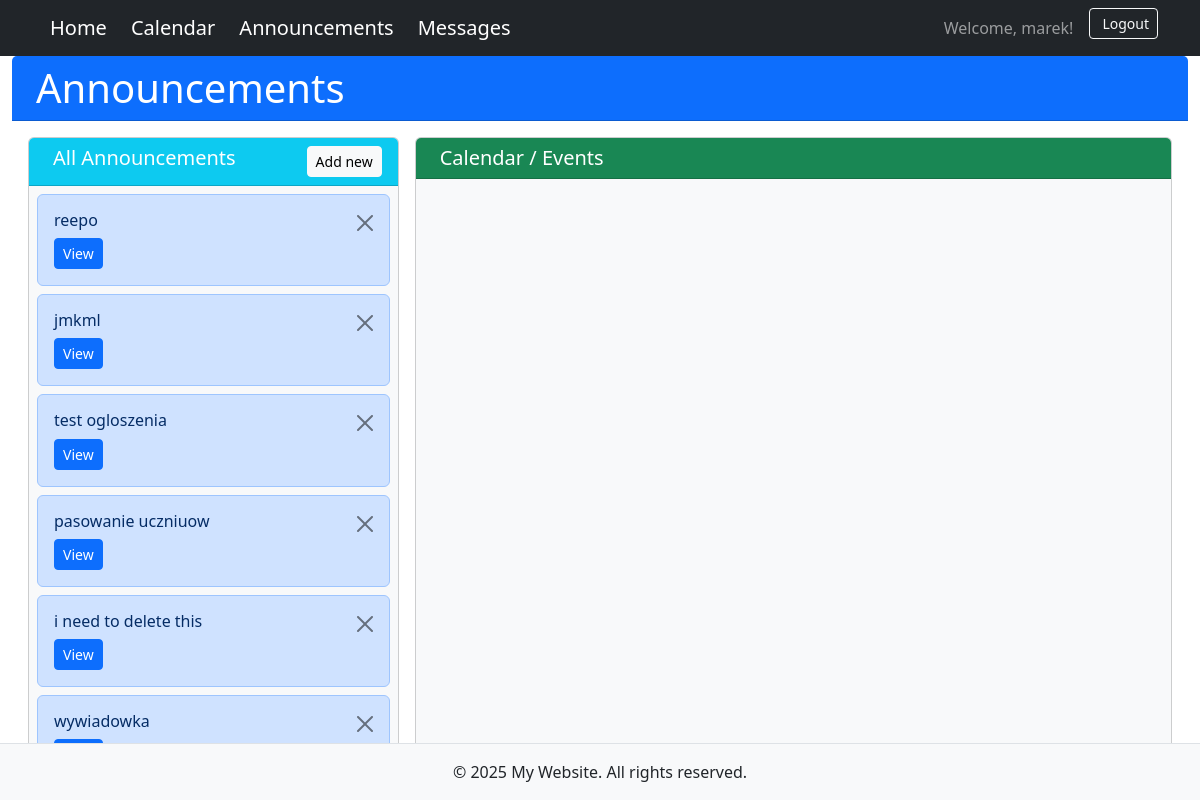
The app's page /announcements/ (signed in) with its own data.
### announcements/models.py (models this page shows)
class Announcement(models.Model):
    author = models.ForeignKey(
        User,
        on_delete=models.CASCADE,
        related_name="authored_announcements",
        null=True,
    )
    pub_date = models.DateTimeField("date published",auto_now_add=True)
    exp_date = models.DateTimeField("expiration date",null=True)
    title = models.CharField(max_length=200,default="Title")
    text = models.CharField(max_length=1500)
    groups = models.ManyToManyField(Group, related_name="announcements")
    users = models.ManyToManyField(User, related_name="announcements")

### announcements/views.py (the view)
# urls.py: path("announcements/", announcements_page, name="announcements_page"),
def announcements_page(request):
    announcements = Announcement.objects.all()
    announcements = sorted(announcements, key=lambda x: x.pub_date, reverse=True)
    return render(request, "announcements_page.html", {"announcements": announcements})

### announcements/templates/announcements_page.html (shortened to what this page needs)
{% extends 'base.html' %}
{% block content %}
<div class="container-fluid d-flex flex-column overflow-hidden" style="height: calc(100vh - var(--navbar-height, 80px));">
    <div class="row flex-grow-1 g-0">
        <div class="col-12">
            <div class="card h-100 border-0">
                <div class="card-header bg-primary text-white">
                    <h1 class="mb-0">
                        Announcements
                    </h1>
                </div>
                <div class="card-body flex-grow-1 p-3 d-flex flex-column overflow-hidden">
                    {% if user.is_authenticated %}
                        <div class="row flex-grow-1 overflow-hidden g-3">
                            <div class="col-lg-4 col-md-12 d-flex">
                                <div class="flex-grow-1 d-flex flex-column">
                                    <div class="card bg-light flex-grow-1 d-flex flex-column">
                                        <div class="card-header bg-info text-white">
                                            <h5 class="mb-0">
                                                All Announcements
                                                <a href="{% url 'announcement_create' %}" class="btn btn-sm btn-light float-end">Add new</a>
                                            </h5>
                                        </div>
                                        <div class="card-body flex-grow-1 overflow-auto p-2">
                                            {% for ann in announcements %}
                                                <div class="alert alert-primary alert-dismissible fade show mb-2" role="alert">
                                                    <h6 class="alert-heading">{{ ann.title }}</h6>
                                                    <button type="button" class="btn-close" data-bs-dismiss="alert"></button>
                                                    <a href="{% url 'announcement_detail' ann.pk %}" class="btn btn-primary btn-sm">View</a>
                                                </div>
                                            {% endfor %}
                                        </div>
                                    </div>
                                </div>
                            </div>
                            <div class="col-lg-8 col-md-12 d-flex">
                                <div class="flex-grow-1 d-flex flex-column">
                                    <div class="card bg-light flex-grow-1 d-flex flex-column">
                                        {% block announcement %}
                                        <div class="card-header bg-success text-white">
                                            <h5 class="mb-0">
                                                Calendar / Events
                                            </h5>
                                        </div>
                                        <div class="card-body flex-grow-1 overflow-auto p-2">
                                        </div>
                                        {% endblock %}
                                    </div>
                                </div>
                            </div>
                        </div>
                    {% endif %}
                </div>
            </div>
        </div>
    </div>
</div>
{% endblock %}

### templates/base.html (shortened to what this page needs)
{% load django_bootstrap5 %}
<!DOCTYPE html>
<html lang="en">
<head>
    {% bootstrap_css %}
</head>
<body>
    <div class="main-wrapper">
        <nav class="navbar navbar-expand-lg navbar-dark bg-dark">
            <div class="container" style="width: 100%;">
                <a class="navbar-brand" href="{% url 'landing' %}">
                    Home
                </a>
                {% if user.is_authenticated %}
                <a class="navbar-brand" href="{% url 'calendar' %}">
                    Calendar
                </a>
                <a class="navbar-brand" href="{% url 'announcements_page' %}">
                    Announcements
                </a>
                <a class="navbar-brand" href="{% url 'landing' %}">
                    Messages
                </a>
                {% endif %}
                <div class="navbar-nav ms-auto">
                    {% if user.is_authenticated %}
                        <span class="navbar-text me-3">
                            Welcome, {{ user.first_name|default:user.username }}!
                        </span>
                        <form method="post" action="{% url 'logout' %}" class="d-inline">
                            <button type="submit" class="btn btn-outline-light btn-sm">
                                Logout
                            </button>
                        </form>
                    {% endif %}
                </div>
            </div>
        </nav>
        <div class="content-area">
            {% block content %}{% endblock %}
        </div>
        <footer class="footer">
            <div class="container text-center">
                <p class="mb-0">&copy; 2025 My Website. All rights reserved.</p>
            </div>
        </footer>
    </div>
</body>
</html>

### templates/base.html (style rules this page uses)
html, body { height: 100%; margin: 0; padding: 0; overflow: hidden; }
.main-wrapper { height: 100vh; display: flex; flex-direction: column; }
.navbar { flex-shrink: 0; }
.content-area { flex-grow: 1; overflow: hidden; }
.footer { flex-shrink: 0; background-color: #f8f9fa; padding: 1rem 0; border-top: 1px solid #dee2e6; }

### records on screen
Announcement: title "reepo"
Announcement: title "jmkml"
Announcement: title "test ogloszenia"
Announcement: title "pasowanie uczniuow"
Announcement: title "i need to delete this"
Announcement: title "wywiadowka"

### other values on screen
{{ user.first_name|default:user.username }} "marek"
